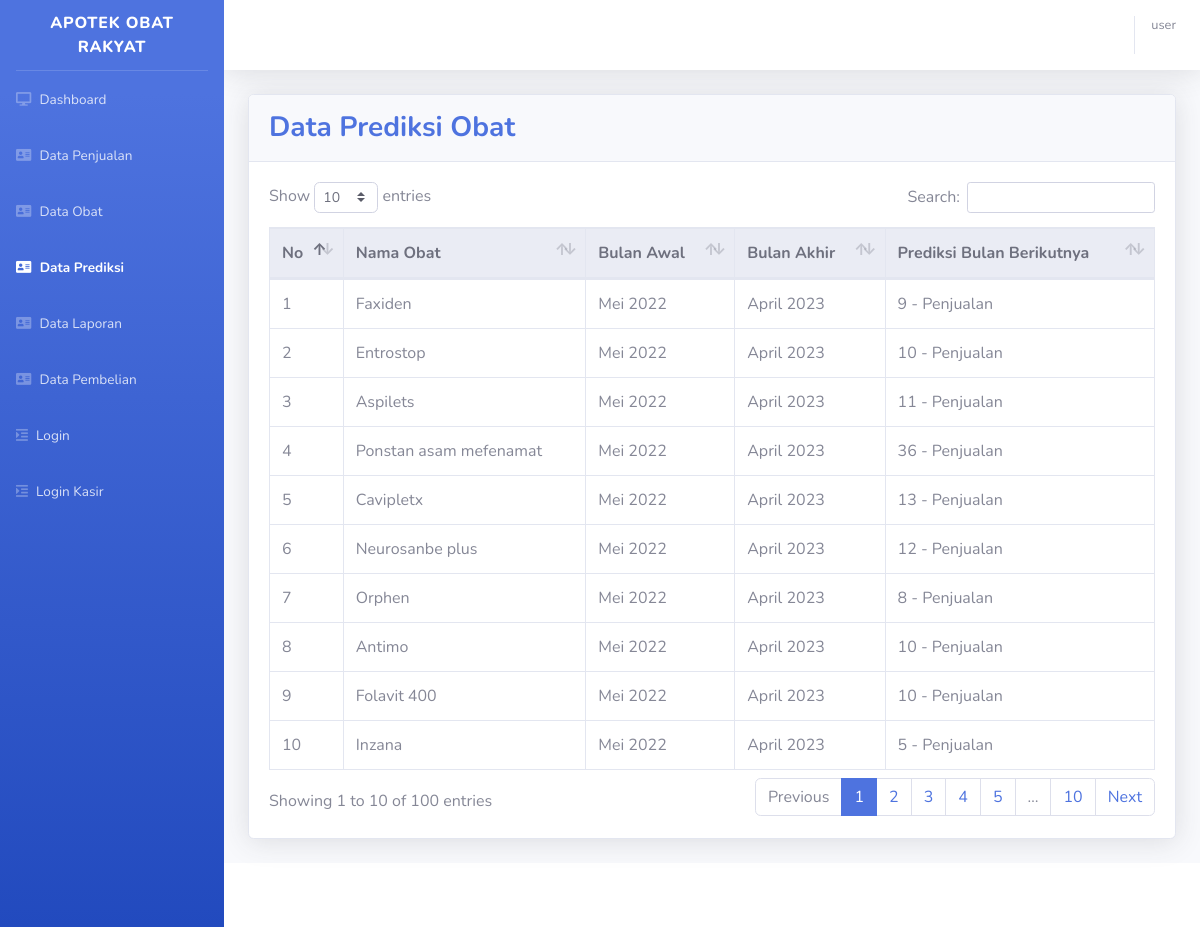
Page /dataprediksi.php on the committed database.
### tables this page shows
CREATE TABLE `data_prediksi` (
  `id_prediksi` int(11) NOT NULL,
  `nama_obat` varchar(100) NOT NULL,
  `bulan_awal` date NOT NULL,
  `bulan_akhir` date NOT NULL,
  `hasil_prediksi` int(100) NOT NULL
);

### dataprediksi.php (the view, shortened to what this page needs)
<?php
include 'header.php';
function tanggal_indo($tanggal)
{
	$bulan = array (1 =>
        'Januari',
				'Februari',
				'Maret',
				'April',
				'Mei',
				'Juni',
				'Juli',
				'Agustus',
				'September',
				'Oktober',
				'November',
				'Desember'
			);
	$split = explode('-', $tanggal);
	return $bulan[ (int)$split[1] ] . ' ' . $split[0];
}
?>
<div class="container-fluid">
  <div class="card shadow mb-4">
    <div class="card-header py-3">
      <h3 class="m-0 font-weight-bold text-primary">
        Data Prediksi Obat
      </h3>
    </div>
    <div class="card-body">
      <div class="table-responsive">
        <table class="table table-bordered" id="dataTable" width="100%" cellspacing="0">
        <thead class="thead-light">
            <tr>
              <th>No</th>
              <th>Nama Obat</th>
              <th>Bulan Awal</th>
              <th>Bulan Akhir</th>
              <th>Prediksi Bulan Berikutnya</th>
            </tr>
          </thead>
          <tbody>
            <?php $no = 1;
            $row = mysqli_query($conn, "SELECT * FROM data_prediksi ORDER BY id_prediksi DESC" );
            while ($data = mysqli_fetch_assoc($row)) :
            ?>
              <tr >
                <td><?= $no; ?></td>
                <td><?= $data["nama_obat"]; ?></td>
                <td><?= tanggal_indo($data["bulan_awal"]);?></td>
                <td><?= tanggal_indo($data["bulan_akhir"]);?></td>
                <td><?= $data["hasil_prediksi"]; ?> - Penjualan</td>
              </tr>
              <?php $no++; ?>
            <?php endwhile; ?>
          </tbody>
        </table>
      </div>
    </div>
  </div>
</div>
</div>
<?php include 'footer.php'; ?>

### rows in the picture
data_prediksi: nama_obat "Faxiden", bulan_awal "Mei 2022", bulan_akhir "April 2023", hasil_prediksi "9"
data_prediksi: nama_obat "Entrostop", bulan_awal "Mei 2022", bulan_akhir "April 2023", hasil_prediksi "10"
data_prediksi: nama_obat "Aspilets", bulan_awal "Mei 2022", bulan_akhir "April 2023", hasil_prediksi "11"
data_prediksi: nama_obat "Ponstan asam mefenamat", bulan_awal "Mei 2022", bulan_akhir "April 2023", hasil_prediksi "36"
data_prediksi: nama_obat "Cavipletx", bulan_awal "Mei 2022", bulan_akhir "April 2023", hasil_prediksi "13"
data_prediksi: nama_obat "Neurosanbe plus", bulan_awal "Mei 2022", bulan_akhir "April 2023", hasil_prediksi "12"
data_prediksi: nama_obat "Orphen", bulan_awal "Mei 2022", bulan_akhir "April 2023", hasil_prediksi "8"
data_prediksi: nama_obat "Antimo", bulan_awal "Mei 2022", bulan_akhir "April 2023", hasil_prediksi "10"
data_prediksi: nama_obat "Folavit 400", bulan_awal "Mei 2022", bulan_akhir "April 2023", hasil_prediksi "10"
data_prediksi: nama_obat "Inzana", bulan_awal "Mei 2022", bulan_akhir "April 2023", hasil_prediksi "5"

### other values in the picture
$nama "user"
